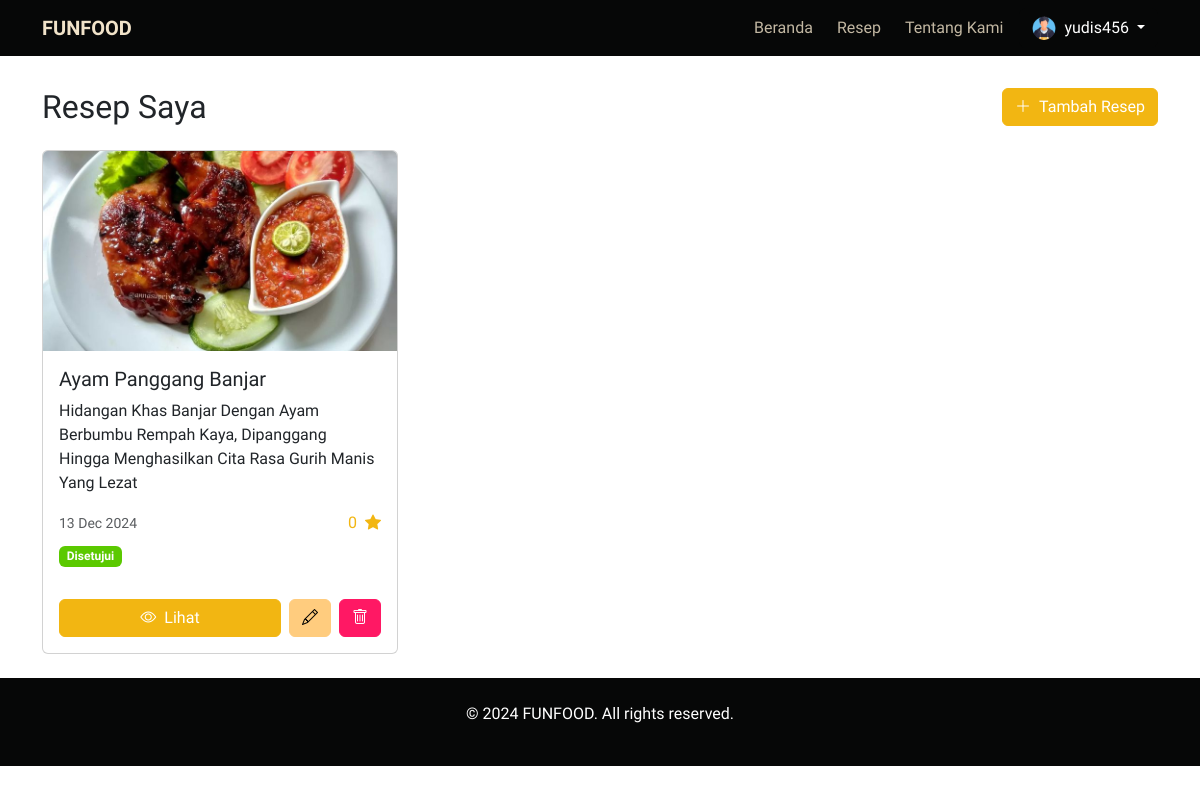
The page /recipes/my/ (signed in) on the database as committed earlier.
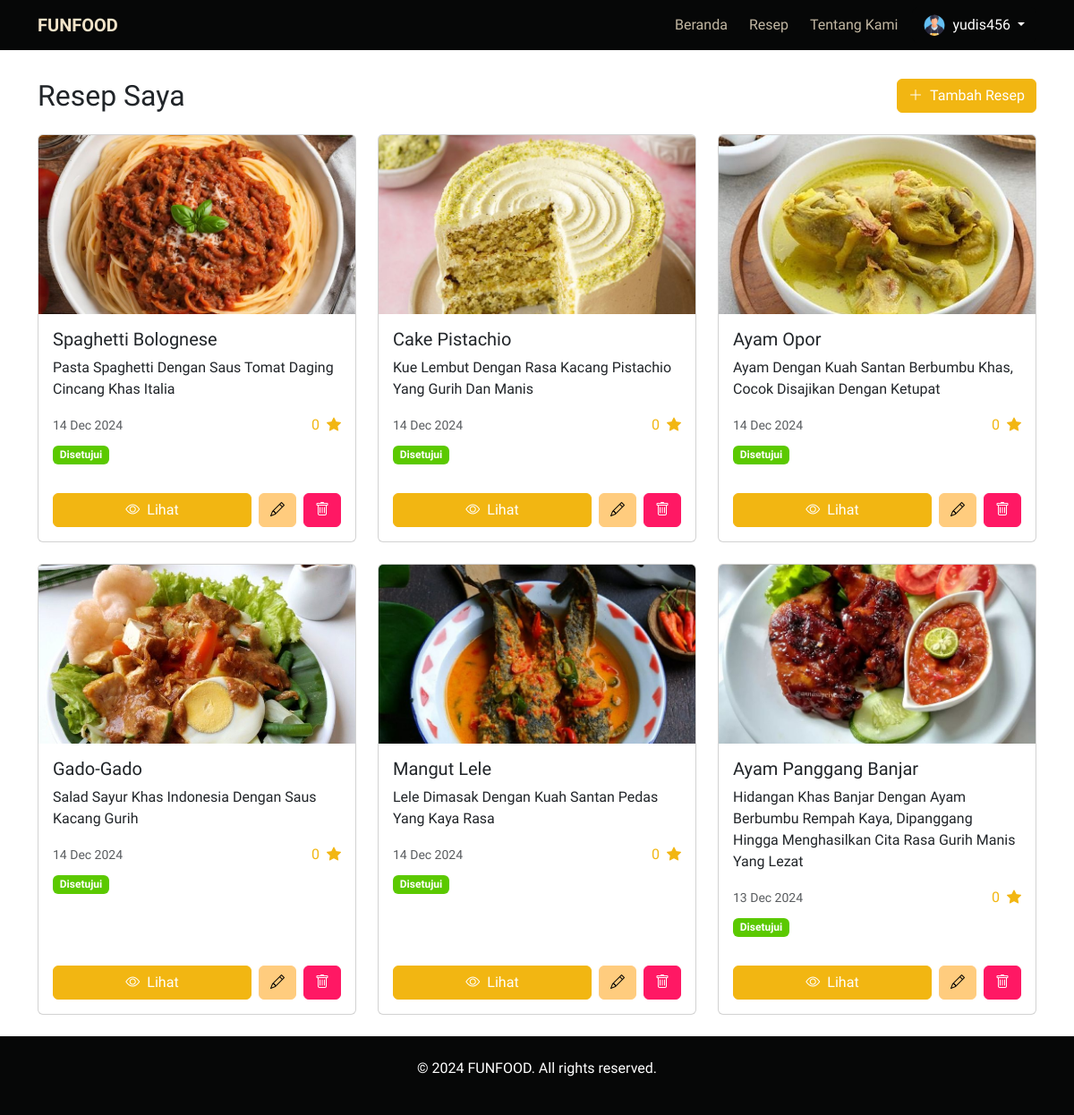
The same page on the database as committed later.
### funfood_app/models.py (models this page shows, shortened)
class CustomUser(AbstractUser):
    nickname = models.CharField(max_length=20)
    phone_number = models.CharField(max_length=20, blank=True, null=True)
    profile_image = models.ImageField(upload_to='profile/', blank=True, null=True)

class Recipe(models.Model):
    user = models.ForeignKey(CustomUser, on_delete=models.CASCADE, related_name='recipes')
    title = models.CharField(max_length=100)
    description = models.TextField()
    ingredients = models.TextField(help_text='Separate each ingredient with a newline.')
    steps = models.TextField(help_text='Separate each step with a newline.')
    image = models.ImageField(upload_to='recipe/', blank=True, null=True)
    category = models.ForeignKey('Category', on_delete=models.CASCADE, related_name='recipes')
    is_approved = models.BooleanField(default=False)
    created_at = models.DateTimeField(auto_now_add=True)
    def get_avg_rating(self):
        reviews = self.reviews.all()
        if reviews.exists():
            total_rating = sum(review.rating for review in reviews)
            return round(total_rating / reviews.count(), 2)
        return 0

### funfood_app/views.py (the view)
# urls.py: path('recipes/my/', views.MyRecipesView.as_view(), name='my_recipes'),
class MyRecipesView(LoginRequiredMixin, ListView):
    model = Recipe
    template_name = 'user/my_recipes.html'
    context_object_name = 'recipes'
    def get_queryset(self):
        return Recipe.objects.filter(user=self.request.user).order_by('-created_at')
    def get_context_data(self, **kwargs):
        context = super().get_context_data(**kwargs)
        context['categories'] = Category.objects.all()
        context['form'] = RecipeForm()
        return context

### templates/user/my_recipes.html (shortened to what this page needs)
{% extends '../base.html' %}
{% load static %}
{% block content %}
<div class="container py-4">
  <div class="d-flex justify-content-between align-items-center mb-4">
    <h2 class="mb-0">Resep Saya</h2>
    <button class="btn btn-primary" data-bs-toggle="modal" data-bs-target="#addRecipeModal">
      <i class="bi bi-plus-lg me-2"></i>Tambah Resep
    </button>
  </div>
  {% if recipes %}
  <div class="row g-4">
    {% for recipe in recipes %}
    <div class="col-md-4">
      <div class="card h-100">
        <img src="{{ recipe.image.url }}" class="card-img-top" alt="{{ recipe.title }}" style="height: 200px; object-fit: cover">
        <div class="card-body">
          <h5 class="card-title text-capitalize">{{ recipe.title }}</h5>
          <p class="card-text text-capitalize">{{ recipe.description|truncatewords:20 }}</p>
          <div class="d-flex justify-content-between align-items-center">
            <small class="text-muted">{{ recipe.created_at|date:"d M Y" }}</small>
            <div class="text-primary">
              <span class="me-1">{{ recipe.get_avg_rating }}</span>
              <i class="bi bi-star-fill"></i>
            </div>
          </div>
          <div class="mt-2">
            {% if recipe.is_approved %}
            <span class="badge bg-success">Disetujui</span>
            {% else %}
            <span class="badge bg-warning text-dark">Menunggu Persetujuan</span>
            {% endif %}
          </div>
        </div>
        <div class="card-footer bg-transparent border-0 p-3">
          <div class="d-flex gap-2">
            <a href="{% url 'recipe_detail' recipe.pk %}" class="btn btn-primary flex-grow-1">
              <i class="bi bi-eye me-2"></i>Lihat
            </a>
            <button class="btn btn-warning" data-bs-toggle="modal" data-bs-target="#editRecipeModal{{ recipe.pk }}">
              <i class="bi bi-pencil"></i>
            </button>
            <button type="button" class="btn btn-danger" data-bs-toggle="modal" data-bs-target="#deleteModal{{ recipe.pk }}">
              <i class="bi bi-trash"></i>
            </button>
          </div>
        </div>
      </div>
    </div>
    {% endfor %}
  </div>
  {% endif %}
</div>
{% endblock %}

### templates/base.html (shortened to what this page needs)
<!DOCTYPE html>
{% load static %}
<html lang="en">
  <head>
    <link
      href="https://cdn.jsdelivr.net/npm/bootstrap@5.3.2/dist/css/bootstrap.min.css"
      rel="stylesheet"
    />
    <link rel="stylesheet" href="{% static 'css/styles.css' %}" />
    <link
      rel="stylesheet"
      href="https://cdn.jsdelivr.net/npm/bootstrap-icons@1.11.0/font/bootstrap-icons.css"
    />
  </head>
  <body>
    {% include 'components/navbar.html' %}
    {% include 'components/toast.html' %}
    <main style="min-height: 70vh; margin-top: 8vh">{% block content %}{% endblock %}</main>
    {% include 'components/footer.html' %}
  </body>
</html>

### templates/components/navbar.html (shortened to what this page needs)
<nav class="fixed-top navbar navbar-expand-lg navbar-dark bg-dark">
  <div class="container">
    <a class="navbar-brand fw-bolder" href="{% url 'home' %}">FUNFOOD</a>
    <div class="collapse navbar-collapse" id="navbarNav">
      <ul class="navbar-nav ms-auto gap-2">
        <li class="nav-item">
          <a class="nav-link {% if request.resolver_match.url_name == 'home' %}active{% endif %}" href="{% url 'home' %}">Beranda</a>
        </li>
        <li class="nav-item">
          <a class="nav-link {% if request.resolver_match.url_name == 'recipes' %}active{% endif %}" href="{% url 'recipes' %}">Resep</a>
        </li>
        <li class="nav-item">
          <a class="nav-link {% if request.resolver_match.url_name == 'about' %}active{% endif %}" href="{% url 'about' %}">Tentang Kami</a>
        </li>
        {% if user.is_authenticated %}
        <div class="btn-group">
          <button type="button" class="btn btn-dark dropdown-toggle" data-bs-toggle="dropdown" aria-expanded="false">
            {% if user.profile_image %}
            <img src="{{ user.profile_image.url }}" class="rounded-circle me-1" width="24" height="24" alt="Profile">
            {% else %}
            <i class="bi bi-person me-1"></i>
            {% endif %}
            {{ user.username }}
          </button>
        </div>
        {% endif %}
      </ul>
    </div>
  </div>
</nav>

### templates/components/toast.html (shortened to what this page needs)
{% load static %}
<div class="toast-container position-fixed top-0 end-0 p-3">
</div>

### templates/components/footer.html
<footer class="bg-dark text-white py-4">
  <div class="container text-center">
    <p>&copy; 2024 FUNFOOD. All rights reserved.</p>
  </div>
</footer>

### static/css/styles.css (style rules this page uses)
:root { --bs-light-rgb: 241, 227, 201; --bs-dark-rgb: 6, 7, 7; --bs-primary-rgb: 242, 182, 18; --bs-secondary-rgb: 215, 85, 59; --bs-info-rgb: 0, 210, 248; --bs-success-rgb: 91, 201, 0; --bs-warning-rgb: 255, 204, 126; --bs-danger-rgb: 255, 24, 100; }
*, body { font-family: 'Funnel Display', sans-serif; }
.bg-dark { background-color: rgb(var(--bs-dark-rgb)) !important; }
.navbar-dark .navbar-brand { color: rgb(var(--bs-light-rgb)) !important; }
.navbar-dark .nav-link { color: rgba(var(--bs-light-rgb), 0.8) !important; }
.btn-primary { background-color: rgb(var(--bs-primary-rgb)); border-color: rgb(var(--bs-primary-rgb)); }
.btn-dark { background-color: rgb(var(--bs-dark-rgb)); border-color: rgb(var(--bs-dark-rgb)); }
.btn-warning { background-color: rgb(var(--bs-warning-rgb)); border-color: rgb(var(--bs-warning-rgb)); }
.btn-danger { background-color: rgb(var(--bs-danger-rgb)); border-color: rgb(var(--bs-danger-rgb)); }
.bg-success { background-color: rgb(var(--bs-success-rgb)); }

Rows that differ between the two databases and show on the page:
added Recipe: image (picture), title "Spaghetti Bolognese", description "Pasta Spaghetti Dengan Saus Tomat Daging Cincang Khas Italia", created_at "14 Dec 2024", get_avg_rating "0", is_approved "Disetujui"
added Recipe: image (picture), title "Cake Pistachio", description "Kue Lembut Dengan Rasa Kacang Pistachio Yang Gurih Dan Manis", created_at "14 Dec 2024", get_avg_rating "0", is_approved "Disetujui"
added Recipe: image (picture), title "Ayam Opor", description "Ayam Dengan Kuah Santan Berbumbu Khas, Cocok Disajikan Dengan Ketupat", created_at "14 Dec 2024", get_avg_rating "0", is_approved "Disetujui"
added Recipe: image (picture), title "Gado-Gado", description "Salad Sayur Khas Indonesia Dengan Saus Kacang Gurih", created_at "14 Dec 2024", get_avg_rating "0", is_approved "Disetujui"
added Recipe: image (picture), title "Mangut Lele", description "Lele Dimasak Dengan Kuah Santan Pedas Yang Kaya Rasa", created_at "14 Dec 2024", get_avg_rating "0", is_approved "Disetujui"
